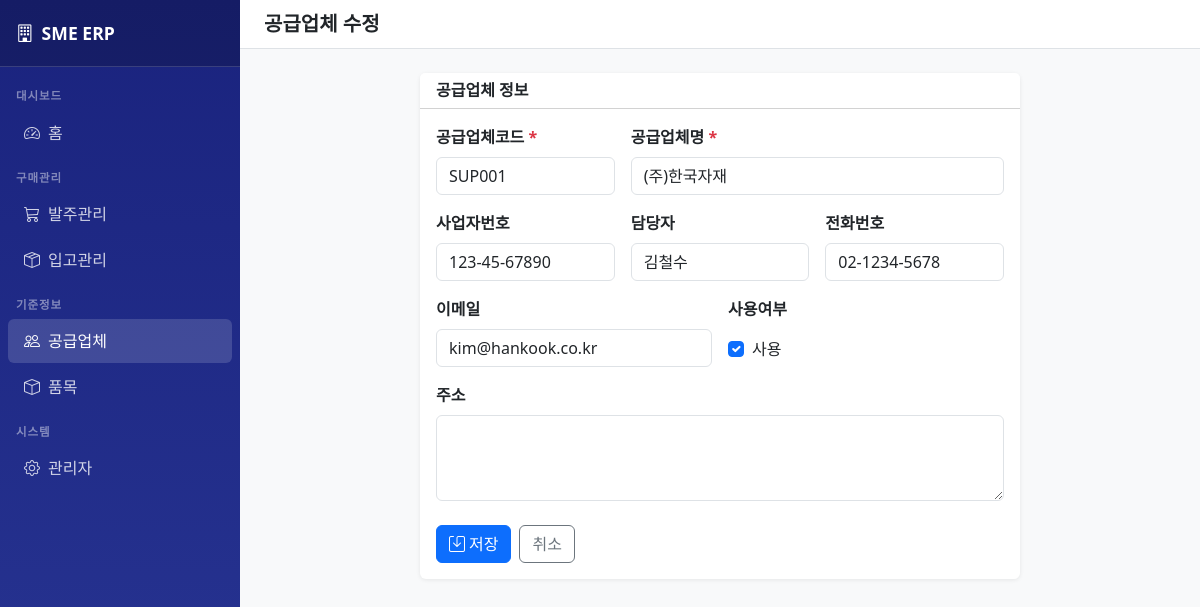
Screenshot of /common/suppliers/1/edit/ with the database file from the repository.
### common/models.py (models this page shows, shortened)
class Supplier(models.Model):
    code = models.CharField(max_length=20, unique=True, verbose_name='공급업체코드')
    name = models.CharField(max_length=100, verbose_name='공급업체명')
    business_no = models.CharField(max_length=20, blank=True, verbose_name='사업자번호')
    contact_person = models.CharField(max_length=50, blank=True, verbose_name='담당자')
    phone = models.CharField(max_length=20, blank=True, verbose_name='전화번호')
    email = models.EmailField(blank=True, verbose_name='이메일')
    address = models.TextField(blank=True, verbose_name='주소')
    is_active = models.BooleanField(default=True, verbose_name='사용여부')
    created_at = models.DateTimeField(auto_now_add=True, verbose_name='등록일시')
    class Meta:
        verbose_name = '공급업체'
        verbose_name_plural = '공급업체 목록'
        ordering = ['name']

### common/views.py (the view, shortened to what this page needs)
# urls.py: path('suppliers/<int:pk>/edit/', views.SupplierUpdateView.as_view(), name='supplier_update'),
class SupplierUpdateView(UpdateView):
    model = Supplier
    form_class = SupplierForm
    template_name = 'common/supplier_form.html'
    success_url = reverse_lazy('supplier_list')

### common/forms.py
class SupplierForm(forms.ModelForm):
    class Meta:
        model = Supplier
        fields = ['code', 'name', 'business_no', 'contact_person', 'phone', 'email', 'address', 'is_active']
        widgets = {
            'code': forms.TextInput(attrs={'class': 'form-control'}),
            'name': forms.TextInput(attrs={'class': 'form-control'}),
            'business_no': forms.TextInput(attrs={'class': 'form-control'}),
            'contact_person': forms.TextInput(attrs={'class': 'form-control'}),
            'phone': forms.TextInput(attrs={'class': 'form-control'}),
            'email': forms.EmailInput(attrs={'class': 'form-control'}),
            'address': forms.Textarea(attrs={'class': 'form-control', 'rows': 3}),
            'is_active': forms.CheckboxInput(attrs={'class': 'form-check-input'}),
        }
        labels = {
            'code': '공급업체코드',
            'name': '공급업체명',
            'business_no': '사업자번호',
            'contact_person': '담당자',
            'phone': '전화번호',
            'email': '이메일',
            'address': '주소',
            'is_active': '사용여부',
        }

### templates/common/supplier_form.html (shortened to what this page needs)
{% extends 'base.html' %}
{% block page_title %}{% if object %}공급업체 수정{% else %}공급업체 등록{% endif %}{% endblock %}
{% block content %}
<div class="row justify-content-center">
    <div class="col-md-8">
        <div class="card">
            <div class="card-header bg-white"><h6 class="mb-0 fw-bold">공급업체 정보</h6></div>
            <div class="card-body">
                <form method="post">
                    <div class="row g-3">
                        <div class="col-md-4">
                            <label class="form-label fw-semibold">공급업체코드 <span class="text-danger">*</span></label>
                            {{ form.code }}
                        </div>
                        <div class="col-md-8">
                            <label class="form-label fw-semibold">공급업체명 <span class="text-danger">*</span></label>
                            {{ form.name }}
                        </div>
                        <div class="col-md-4">
                            <label class="form-label fw-semibold">사업자번호</label>
                            {{ form.business_no }}
                        </div>
                        <div class="col-md-4">
                            <label class="form-label fw-semibold">담당자</label>
                            {{ form.contact_person }}
                        </div>
                        <div class="col-md-4">
                            <label class="form-label fw-semibold">전화번호</label>
                            {{ form.phone }}
                        </div>
                        <div class="col-md-6">
                            <label class="form-label fw-semibold">이메일</label>
                            {{ form.email }}
                        </div>
                        <div class="col-md-6">
                            <label class="form-label fw-semibold">사용여부</label>
                            <div class="form-check mt-2">
                                {{ form.is_active }}
                                <label class="form-check-label" for="{{ form.is_active.id_for_label }}">사용</label>
                            </div>
                        </div>
                        <div class="col-md-12">
                            <label class="form-label fw-semibold">주소</label>
                            {{ form.address }}
                        </div>
                    </div>
                    <div class="d-flex gap-2 mt-4">
                        <button type="submit" class="btn btn-primary">
                            <i class="bi bi-save me-1"></i>저장
                        </button>
                        <a href="/common/suppliers/" class="btn btn-outline-secondary">취소</a>
                    </div>
                </form>
            </div>
        </div>
    </div>
</div>
{% endblock %}

### templates/base.html (style rules this page uses)
body { background-color: #f8f9fa; }
.card { border: none; box-shadow: 0 1px 4px rgba(0,0,0,0.08); }

### rows the page displays
Supplier: code "SUP001", name "(주)한국자재", business_no "123-45-67890", contact_person "김철수", phone "02-1234-5678", email "kim@hankook.co.kr", is_active "☑"
